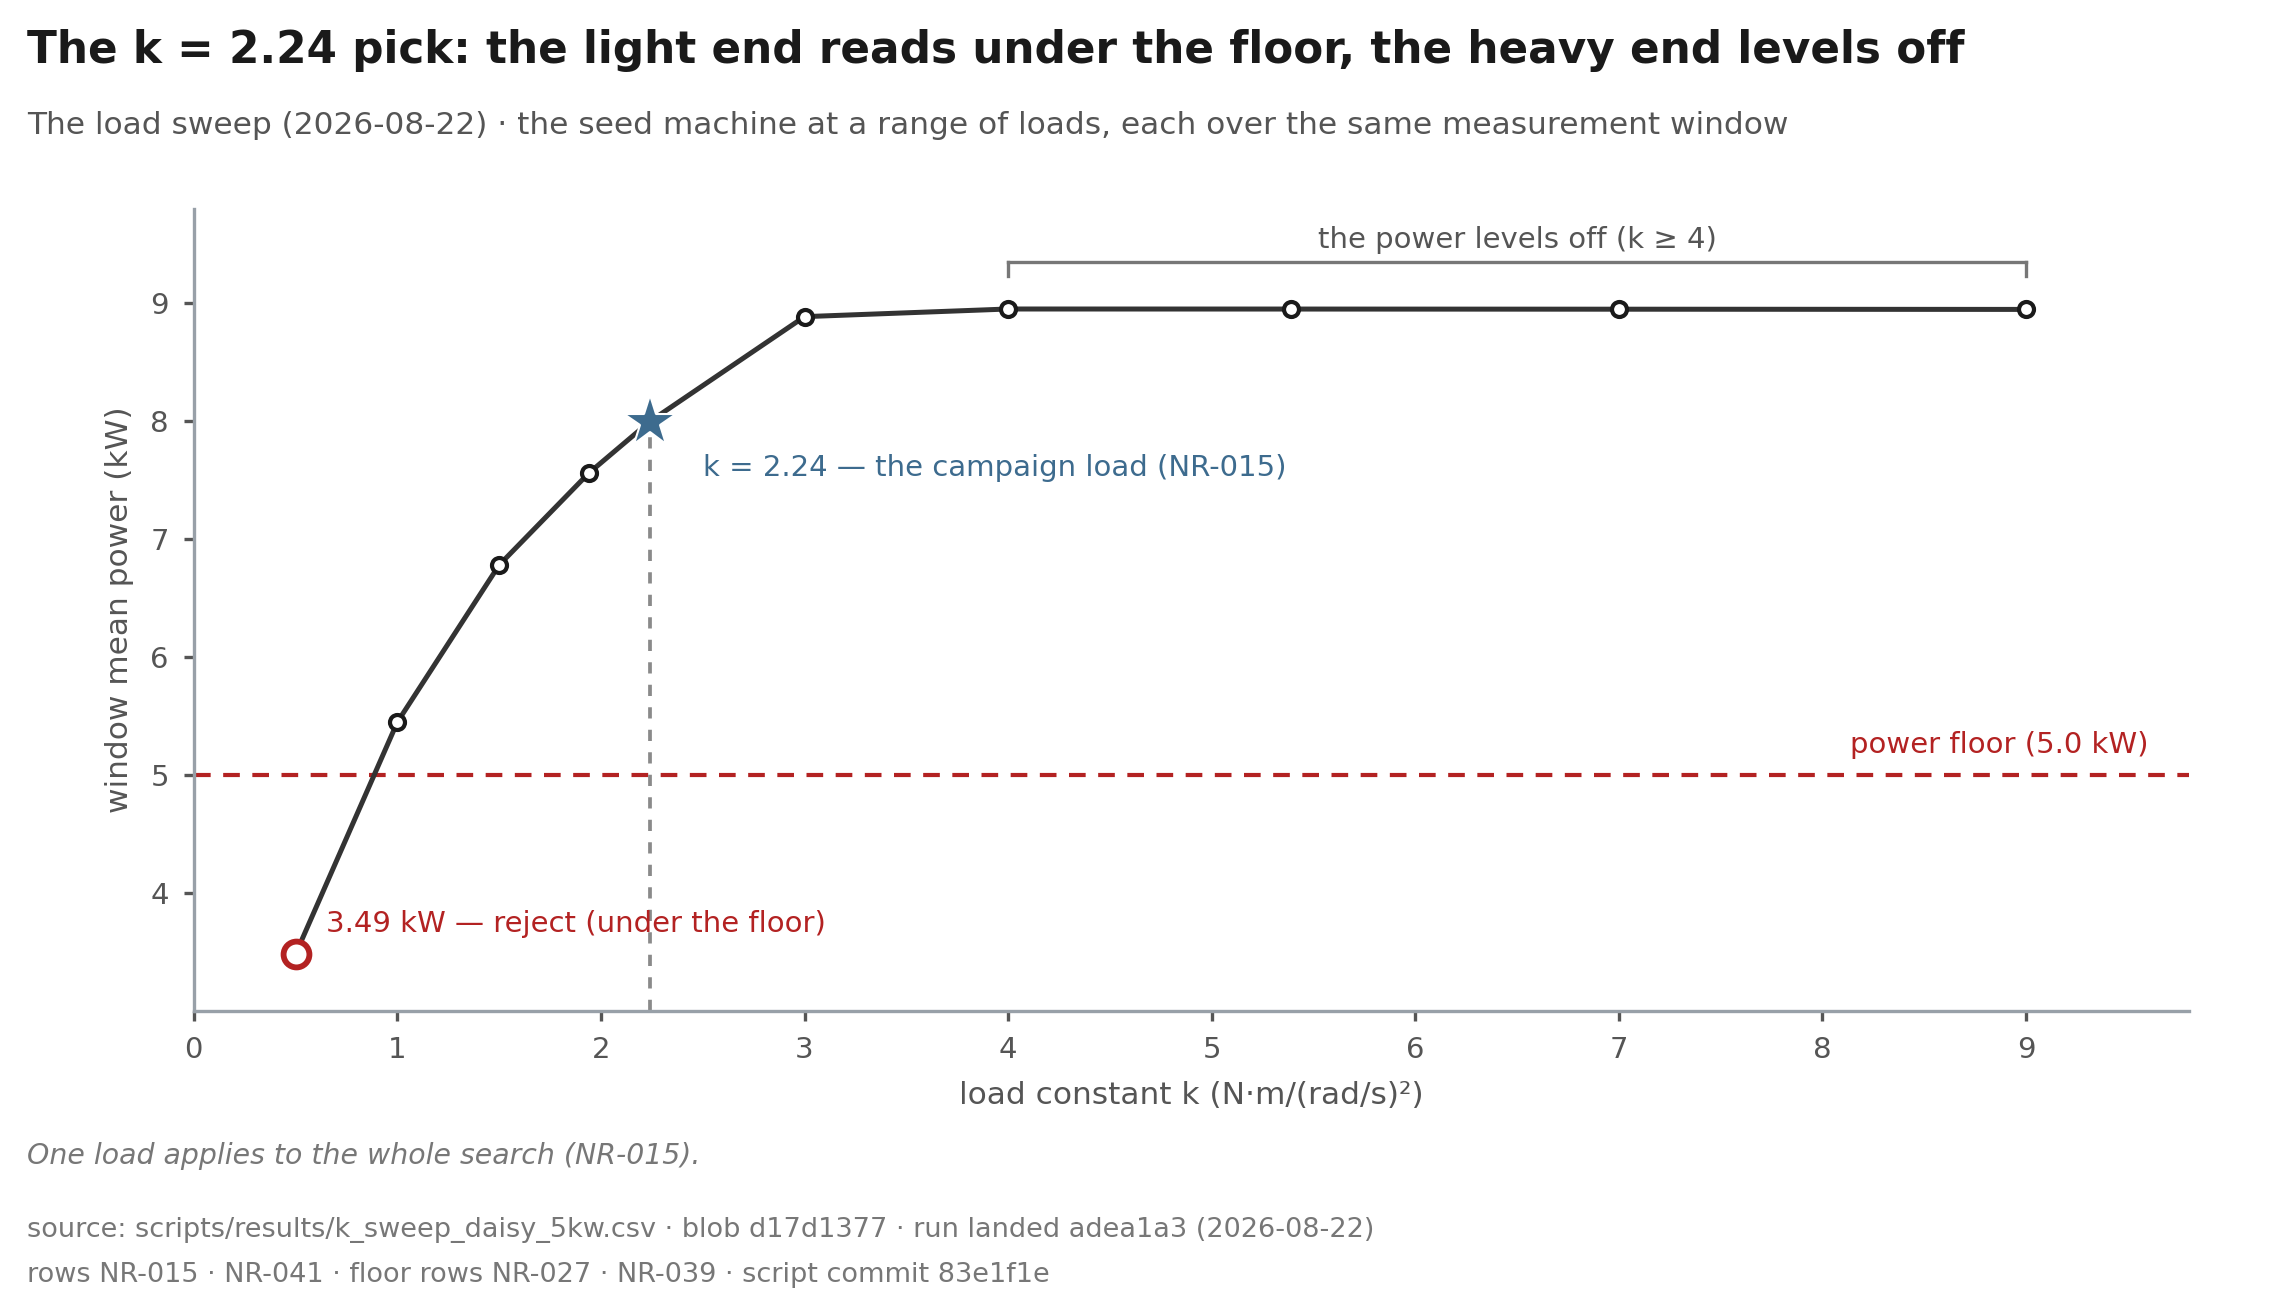

Recreate this plot in Python.
#!/usr/bin/python3
# -*- coding: utf-8 -*-
"""k-basis: generating script for the row-5 plate (the k basis).

Plate: docs/reporting/figures/k-basis/SPEC.md (GENERATE stage, R2).
Draws the load sweep behind the campaign load, from the committed sweep
record (scripts/results/k_sweep_daisy_5kw.csv, blob d17d1377, run
adea1a3, 2026-08-22).  Values ride NR-041 (signed 2026-10-12).

What the plate shows, per the section 2.3 prose: the light end reads
under the power floor (reject); the heavy end levels off; the pick sits
between (k = 2.24, NR-015).  No clamp line draws (era-bound).  The
omega_eq column reads zero and draws nothing.  No anchor formula prints.

Run:
  /usr/bin/python3 docs/reporting/figures/k-basis/k-basis.py \
      --script-commit <hex>

Toolchain pin: /usr/bin/python3 (CPython 3.12.3), matplotlib 3.10.8,
numpy 2.4.4.  F-REPRO: svg.hashsalt set, SVG dc:date normalised, PDF
and PNG metadata fixed, no timestamps anywhere.

Outputs (in this directory): k-basis.svg / .pdf / .png, label-ledger.txt,
manifest.json.
"""
from __future__ import annotations

import argparse
import csv
import hashlib
import html
import json
import re
import sys
from pathlib import Path

import matplotlib

matplotlib.use("Agg")
import matplotlib.pyplot as plt

HERE = Path(__file__).resolve().parent
REPO = HERE.parents[3]
CSV = REPO / "scripts" / "results" / "k_sweep_daisy_5kw.csv"
SLUG = "k-basis"

# ---------------------------------------------------------------- constants
DATA_COMMIT = "adea1a3"  # the run that landed the sweep record
BLOB = "d17d1377"
ROWS = "NR-015 \u00b7 NR-041 \u00b7 floor rows NR-027 \u00b7 NR-039"

INK = "#1a1a1a"
LINE = "#333333"
GREY = "#555555"
FAINT = "#777777"
MUTED = "#98a0a8"
RED = "#b32222"
STEEL = "#3d6b8e"
REF = "#8a8a8a"

TITLE = "The k = 2.24 pick: the light end reads under the floor, the heavy end levels off"
SUB = ("The load sweep (2026-08-22) \u00b7 the seed machine at a range of loads, "
       "each over the same measurement window")

LEDGER: list[str] = []


def keep(s: str) -> str:
    LEDGER.append(s)
    return s


def sha256(path: Path) -> str:
    return hashlib.sha256(path.read_bytes()).hexdigest()


def load() -> list[dict]:
    with CSV.open(newline="", encoding="utf-8") as fh:
        lines = [ln for ln in fh if not ln.startswith("#")]
    return list(csv.DictReader(lines))


def main() -> int:
    ap = argparse.ArgumentParser()
    ap.add_argument("--script-commit", default="uncommitted")
    ap.add_argument("--outdir", default=str(HERE))
    args = ap.parse_args()
    outdir = Path(args.outdir)
    outdir.mkdir(parents=True, exist_ok=True)

    rows = load()
    ks = [float(r["k"]) for r in rows]
    ps = [float(r["P_mean"]) for r in rows]
    st = [r["status"].strip() for r in rows]

    # ---------------------------------------------------------------- checks
    checks = []
    checks.append(("rows", len(rows), 10))
    checks.append(("k settings (2 dp)", [round(x, 2) for x in ks],
                   [0.5, 1.0, 1.5, 1.94, 2.24, 3.0, 4.0, 5.39, 7.0, 9.0]))
    checks.append(("status column", st, ["reject"] + ["ok"] * 9))
    checks.append(("P_mean (2 dp)", [round(p, 2) for p in ps],
                   [3.49, 5.45, 6.78, 7.56, 8.00, 8.89, 8.95, 8.95, 8.95, 8.95]))
    checks.append(("k=0.5 P_mean full", ps[0], 3.485236347784519))
    checks.append(("omega_eq sum (draws nothing)", sum(float(r["omega_eq"]) for r in rows), 0.0))
    plateau = [p for k, p in zip(ks, ps) if k >= 4.0]
    checks.append(("plateau band (4 dp)", (round(min(plateau), 4), round(max(plateau), 4)),
                   (8.9475, 8.9511)))
    for name, got, want in checks:
        ok = (abs(got - want) / max(abs(want), 1e-12) < 5e-3
              if isinstance(got, float) else got == want)
        print(f"check: {name}: {got}  ({'OK' if ok else 'OFF vs ' + str(want)})")

    plt.rcParams.update({
        "font.size": 8,
        "svg.hashsalt": "ktd-fig-pin-2026-10-08",
        "svg.fonttype": "none",
        "pdf.fonttype": 42,
        "ps.fonttype": 42,
        "figure.facecolor": "white",
        "savefig.facecolor": "white",
    })

    fig = plt.figure(figsize=(7.6, 4.35))
    fig.text(0.012, 0.952, keep(TITLE), size=10.5, weight="bold", color=INK)
    fig.text(0.012, 0.897, keep(SUB), size=7.5, color=GREY)

    ax = fig.add_axes([0.085, 0.225, 0.875, 0.615])
    ax.set_xlim(0, 9.8)
    ax.set_ylim(3.0, 9.8)
    for sp in ("top", "right"):
        ax.spines[sp].set_visible(False)
    for sp in ("left", "bottom"):
        ax.spines[sp].set_color(MUTED)
        ax.spines[sp].set_linewidth(0.8)
    ax.tick_params(labelsize=7, colors=GREY, length=2.5)

    ax.set_xticks(range(10))
    ax.set_xticklabels([keep(str(v)) for v in range(10)])
    ax.set_yticks([4, 5, 6, 7, 8, 9])
    ax.set_yticklabels([keep(str(v)) for v in (4, 5, 6, 7, 8, 9)])
    ax.set_ylabel(keep("window mean power (kW)"), size=7.5, color=GREY)
    ax.set_xlabel(keep("load constant k (N\u00b7m/(rad/s)\u00b2)"), size=7.5, color=GREY)

    # the recorded sweep: segments through the ten readings
    ax.plot(ks, ps, color=LINE, lw=1.2, zorder=3)
    ax.plot(ks, ps, ls="none", marker="o", ms=3.6, mfc="white", mec=INK,
            mew=1.0, zorder=4)

    # the floor line, the reject reading, the pick
    ax.axhline(5.0, color=RED, lw=1.0, ls=(0, (4, 3)), zorder=2)
    ax.plot([0.5], [ps[0]], ls="none", marker="o", ms=6.2, mfc="white",
            mec=RED, mew=1.4, zorder=5)
    ax.plot([2.24], [ps[4]], ls="none", marker="*", ms=13, mfc=STEEL,
            mec="white", mew=0.5, zorder=6)
    ax.plot([2.24, 2.24], [3.0, ps[4]], color=REF, lw=0.9, ls=(0, (3, 3)),
            zorder=2)

    ax.text(9.6, 5.14, keep("power floor (5.0 kW)"), ha="right", va="bottom",
            size=7, color=RED)
    ax.text(0.65, 3.62, keep("3.49 kW \u2014 reject (under the floor)"),
            ha="left", va="bottom", size=7, color=RED)
    ax.text(2.50, 7.72, keep("k = 2.24 \u2014 the campaign load (NR-015)"),
            ha="left", va="top", size=7, color=STEEL)

    # the heavy-end bracket over the plateau rows
    ax.plot([4.0, 9.0], [9.35, 9.35], color=FAINT, lw=0.8)
    ax.plot([4.0, 4.0], [9.35, 9.23], color=FAINT, lw=0.8)
    ax.plot([9.0, 9.0], [9.35, 9.23], color=FAINT, lw=0.8)
    ax.text(6.5, 9.42, keep("the power levels off (k \u2265 4)"),
            ha="center", va="bottom", size=7, color=GREY)

    fig.text(0.012, 0.108, keep("One load applies to the whole search (NR-015)."),
             size=6.8, color=FAINT, style="italic")
    stamp1 = (f"source: scripts/results/k_sweep_daisy_5kw.csv \u00b7 "
              f"blob {BLOB} \u00b7 run landed {DATA_COMMIT} (2026-08-22)")
    stamp2 = f"rows {ROWS} \u00b7 script commit {args.script_commit}"
    fig.text(0.012, 0.052, keep(stamp1), size=6.5, color=FAINT)
    fig.text(0.012, 0.018, keep(stamp2), size=6.5, color=FAINT)

    # ---------------------------------------------------------------- save
    svg = outdir / f"{SLUG}.svg"
    pdf = outdir / f"{SLUG}.pdf"
    png = outdir / f"{SLUG}.png"
    fig.savefig(svg)
    fig.savefig(pdf, metadata={"Creator": f"{SLUG} \u00b7 KTD figures", "CreationDate": None})
    fig.savefig(png, dpi=300)
    plt.close(fig)

    raw = svg.read_bytes()
    raw = re.sub(rb"<dc:date>[^<]*</dc:date>", rb"<dc:date>1970-01-01T00:00:00</dc:date>", raw)
    svg.write_bytes(raw)

    ledger = sorted(set(LEDGER))
    (outdir / "label-ledger.txt").write_text("\n".join(ledger) + "\n", encoding="utf-8")

    found = {
        html.unescape(re.sub(r"<[^>]+>", "", m)).strip()
        for m in re.findall(r"<text[^>]*>(.*?)</text>", svg.read_text(), flags=re.S)
    }
    missing = sorted(found - set(ledger))
    extra = sorted(set(ledger) - found)
    if missing or extra:
        print("F-LABEL self-check FAILED", file=sys.stderr)
        for s in missing:
            print(f"  in vector, not in ledger: {s!r}", file=sys.stderr)
        for s in extra:
            print(f"  in ledger, not in vector: {s!r}", file=sys.stderr)
        return 1

    manifest = {
        "slug": SLUG,
        "script": {"path": f"docs/reporting/figures/{SLUG}/{SLUG}.py",
                   "sha256": sha256(Path(__file__).resolve())},
        "toolchain": {"python": ".".join(str(v) for v in sys.version_info[:3]),
                      "matplotlib": matplotlib.__version__,
                      "numpy": __import__("numpy").__version__},
        "inputs": {
            "extract": {"path": "scripts/results/k_sweep_daisy_5kw.csv",
                        "sha256": sha256(CSV)},
            "register_rows": ["NR-015", "NR-041", "NR-027", "NR-039"],
        },
        "data_commit": DATA_COMMIT,
        "script_commit": args.script_commit,
        "command": (f"/usr/bin/python3 docs/reporting/figures/{SLUG}/{SLUG}.py "
                    f"--script-commit {args.script_commit}"),
        "precision": "P_mean at 2 dp; k settings as listed; floor 5.0 kW",
        "outputs": {f"{SLUG}.svg": sha256(svg), f"{SLUG}.pdf": sha256(pdf),
                    f"{SLUG}.png": sha256(png),
                    "label-ledger.txt": sha256(outdir / "label-ledger.txt")},
    }
    (outdir / "manifest.json").write_text(json.dumps(manifest, indent=2, sort_keys=True) + "\n",
                                          encoding="utf-8")
    print(f"written: {SLUG}.svg / .pdf / .png, label-ledger.txt "
          f"({len(ledger)} strings), manifest.json")
    print("F-LABEL self-check: OK")
    return 0


if __name__ == "__main__":
    sys.exit(main())
